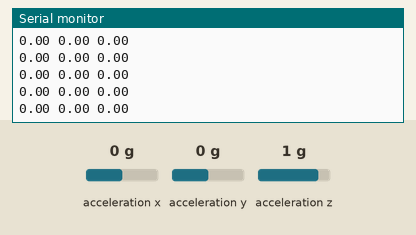
The sketch below on a simulated ESP32. Shown: the last lines printed to the serial monitor. Wiring (inferred from the names in the program): MPU-6050 motion sensor at I2C address 0x68. The inputs (shaded band) are chosen by the test bench; at power-on: acceleration x 0 g, acceleration y 0 g, acceleration z 1 g.

Above: at 1.8 s.
1.9 s: acceleration x set to -1.4 g
At 2.5 s:
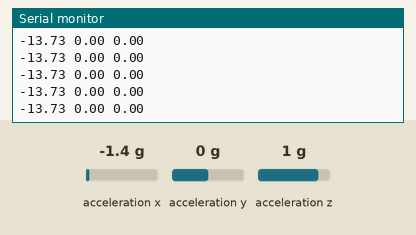
3.4 s: acceleration y set to -1.4 g
At 4.3 s:
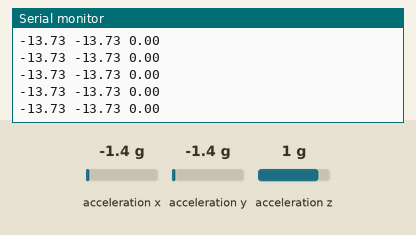
4.9 s: acceleration z set to -1.4 g
At 6.0 s:
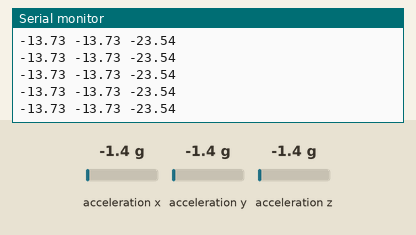

The sketch:

Mpu6050SimpleTest.ino
```cpp
#include <Wire.h>
#include "MPU6050.h"

MPU6050 mpu;

double initial_acc_z = 0;

void setup()
{
  Serial.begin(500000);
  delay(100);
  Serial.println("\r\n");
  delay(100);

  Wire.begin(); // ESP32 default SDa=21, SCL=22
  Wire.setClock(400000);

  Serial.print("MPU6050 Initialization result: ");
  Serial.println(mpu.begin(&Wire));

  for(int i = 0; i < 100; i++)
  {
    mpu.get_acc_data();
    initial_acc_z += mpu.sensed.acc_z;
    delay(4);
  }
  initial_acc_z /= 100.0;
  Serial.println(initial_acc_z);
}

void loop()
{
  mpu.get_acc_data();
  Serial.print(mpu.sensed.acc_x);
  Serial.print(" ");
  Serial.print(mpu.sensed.acc_y);
  Serial.print(" ");
  Serial.println(mpu.sensed.acc_z-initial_acc_z);
  /*
  mpu.get_gyr_data();
  Serial.print(mpu.sensed.gyr_x);
  Serial.print(" ");
  Serial.print(mpu.sensed.gyr_y);
  Serial.print(" ");
  Serial.println(mpu.sensed.gyr_z);
  */
  delay(6);
}
```

MPU6050.cpp
```cpp
#include "MPU6050.h"

uint8_t MPU6050::begin(TwoWire *aWire)
{
  selfaWire = aWire;
  return init();
}

uint8_t MPU6050::init()
{
  selfaWire->beginTransmission(MPU6050_ADDRESS);                        //Start communication with the MPU-6050.
  uint8_t error = selfaWire->endTransmission();                              //End the transmission and register the exit status.
  if(error != 0)
    return error;

  selfaWire->beginTransmission(MPU6050_ADDRESS);                        //Start communication with the MPU-6050.
  selfaWire->write(0x6B);                                            //We want to write to the PWR_MGMT_1 register (6B hex).
  selfaWire->write(0x00);                                            //Set the register bits as 00000000 to activate the gyro.
  selfaWire->endTransmission();                                      //End the transmission with the gyro.

  selfaWire->beginTransmission(MPU6050_ADDRESS);                        //Start communication with the MPU-6050.
  selfaWire->write(0x1B);                                            //We want to write to the GYRO_CONFIG register (1B hex).
  selfaWire->write(0x08);                                            //Set the register bits as 00001000 (500dps full scale).
  selfaWire->endTransmission();                                      //End the transmission with the gyro.

  selfaWire->beginTransmission(MPU6050_ADDRESS);                        //Start communication with the MPU-6050.
  selfaWire->write(0x1C);                                            //We want to write to the ACCEL_CONFIG register (1A hex).
  selfaWire->write(0x10);                                            //Set the register bits as 00010000 (+/- 8g full scale range).
  selfaWire->endTransmission();                                      //End the transmission with the gyro.

  selfaWire->beginTransmission(MPU6050_ADDRESS);                        //Start communication with the MPU-6050.
  selfaWire->write(0x1A);                                            //We want to write to the CONFIG register (1A hex).
  selfaWire->write(0x03);                                            //Set the register bits as 00000011 (Set Digital Low Pass Filter to ~43Hz).
  selfaWire->endTransmission();                                      //End the transmission with the gyro.

  return 0;
}

void MPU6050::get_acc_data()
{
  selfaWire->beginTransmission(MPU6050_ADDRESS);                       //Start communication with the gyro.
  selfaWire->write(0x3B);                                           //Start reading @ register 43h and auto increment with every read.
  selfaWire->endTransmission();                                     //End the transmission.
  selfaWire->requestFrom(MPU6050_ADDRESS, 6);                         //Request 14 bytes from the MPU 6050.
  sensed.acc_raw_x = selfaWire->read() << 8 | selfaWire->read();                   //Add the low and high byte to the acc_x variable.
  sensed.acc_raw_y = selfaWire->read() << 8 | selfaWire->read();                    //Add the low and high byte to the acc_y variable.
  sensed.acc_raw_z = selfaWire->read() << 8 | selfaWire->read(); // multiply by 9.81/4096                    //Add the low and high byte to the acc_z variable.

  sensed.acc_x = (double) sensed.acc_raw_x * ACC_RES;
  sensed.acc_y = (double) sensed.acc_raw_y * ACC_RES;
  sensed.acc_z = (double) sensed.acc_raw_z * ACC_RES;
}
void MPU6050::get_gyr_data()
{
  selfaWire->beginTransmission(MPU6050_ADDRESS);                       //Start communication with the gyro.
  selfaWire->write(0x43);                                           //Start reading @ register 43h and auto increment with every read.
  selfaWire->endTransmission();                                     //End the transmission.
  selfaWire->requestFrom(MPU6050_ADDRESS, 6);                         //Request 14 bytes from the MPU 6050.
  sensed.gyr_raw_x = selfaWire->read() << 8 | selfaWire->read();  //divide by 65.5 to get degrees              //Read high and low part of the angular data.
  sensed.gyr_raw_y = selfaWire->read() << 8 | selfaWire->read();               //Read high and low part of the angular data.
  sensed.gyr_raw_z = selfaWire->read() << 8 | selfaWire->read();                 //Read high and low part of the angular data.

  sensed.gyr_x = (double) sensed.gyr_raw_x * GYR_RES;
  sensed.gyr_y = (double) sensed.gyr_raw_y * GYR_RES;
  sensed.gyr_z = (double) sensed.gyr_raw_z * GYR_RES;
}
```

MPU6050.h
```cpp
#ifndef MPU6050_LIB
#define MPU6050_LIB

#include <Arduino.h>
#include "Wire.h"

#define MPU6050_ADDRESS 0x68

#define ACC_RES 9.81f/4096.0f
#define GYR_RES 1.0f/65.5f

typedef struct
{
  int16_t acc_raw_x, acc_raw_y, acc_raw_z;
  int16_t gyr_raw_x, gyr_raw_y, gyr_raw_z;
  double acc_x, acc_y, acc_z;
  double gyr_x, gyr_y, gyr_z;
}SensorData;

class MPU6050
{
  public:
    SensorData sensed;
    uint8_t begin(TwoWire *aWire);
    uint8_t init();
    void get_acc_data();
    void get_gyr_data();
  private:
    TwoWire *selfaWire;
};

#endif
```

Measured:
- after the input at 1.9 s, the serial monitor: prints a new line at once (image 1)
- after the input at 3.4 s, the serial monitor: prints a new line at once (image 2)
- after the input at 4.9 s, the serial monitor: prints a new line at once (image 3)
